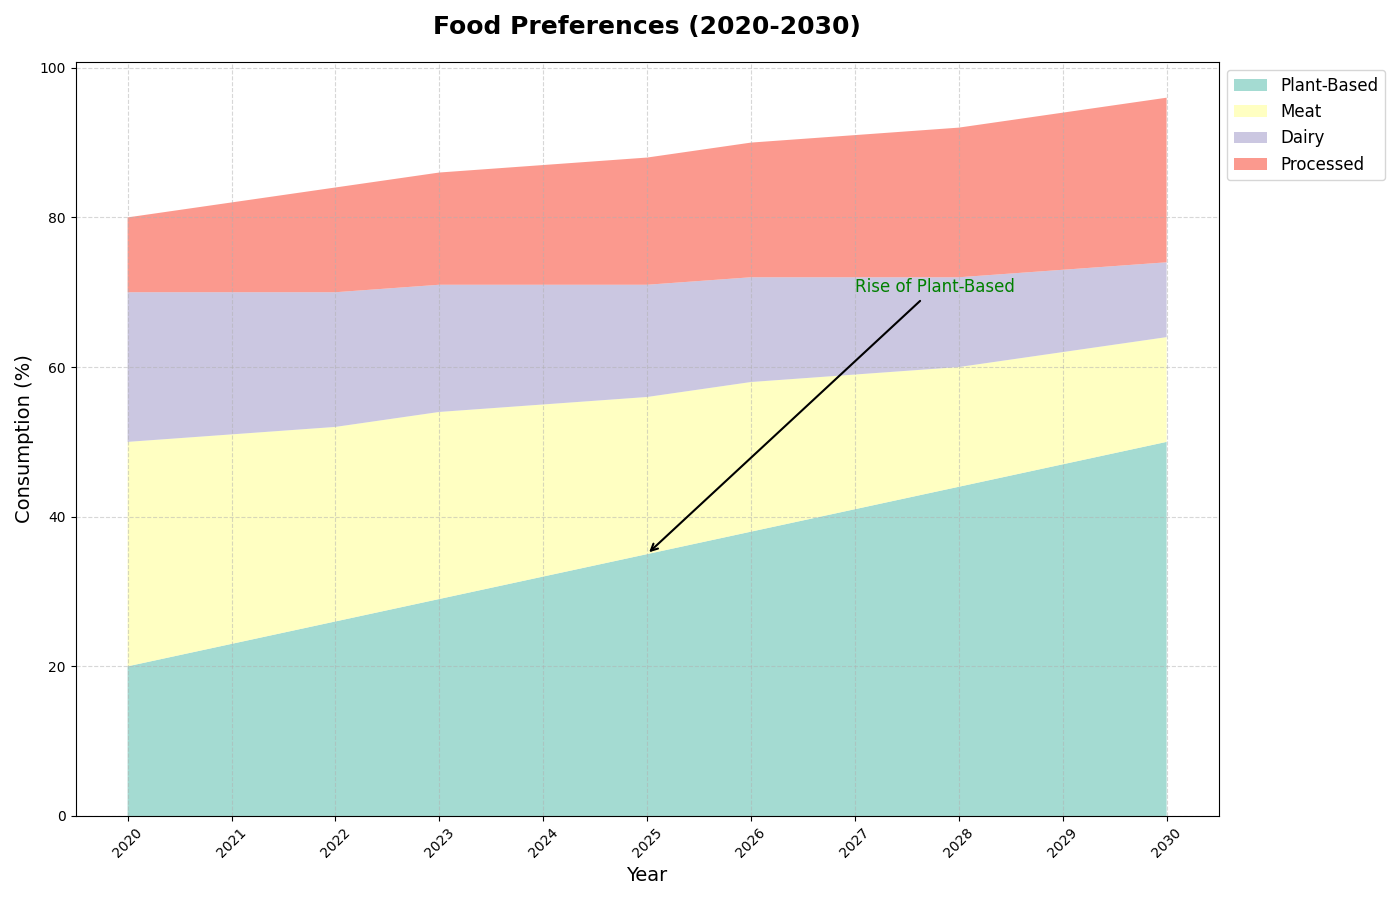

Reproduce this figure in Python.
import matplotlib.pyplot as plt
import numpy as np

years = np.arange(2020, 2031)

# Updated datasets for food categories
plant_based = np.array([20, 23, 26, 29, 32, 35, 38, 41, 44, 47, 50])
meat = np.array([30, 28, 26, 25, 23, 21, 20, 18, 16, 15, 14])
dairy = np.array([20, 19, 18, 17, 16, 15, 14, 13, 12, 11, 10])
processed_food = np.array([10, 12, 14, 15, 16, 17, 18, 19, 20, 21, 22])

fig, ax = plt.subplots(figsize=(14, 9))

# Stacked area plot
ax.stackplot(years, plant_based, meat, dairy, processed_food,
             labels=['Plant-Based', 'Meat', 'Dairy', 'Processed'],
             colors=['#8DD3C7', '#FFFFB3', '#BEBADA', '#FB8072'], alpha=0.8)

# Simplified chart elements
ax.set_title("Food Preferences (2020-2030)", fontsize=18, fontweight='bold', pad=20)
ax.set_xlabel('Year', fontsize=14)
ax.set_ylabel('Consumption (%)', fontsize=14)

# Repositioned legend
ax.legend(loc='upper left', fontsize=12, bbox_to_anchor=(1, 1))
ax.grid(True, linestyle='--', alpha=0.5)

ax.set_xticks(np.arange(2020, 2031))
ax.tick_params(axis='x', rotation=45)

# Added milestone annotation
ax.annotate('Rise of Plant-Based', xy=(2025, 35), xytext=(2027, 70),
            arrowprops=dict(facecolor='black', arrowstyle='->', lw=1.5), fontsize=12, color='green')

plt.tight_layout()
plt.show()
